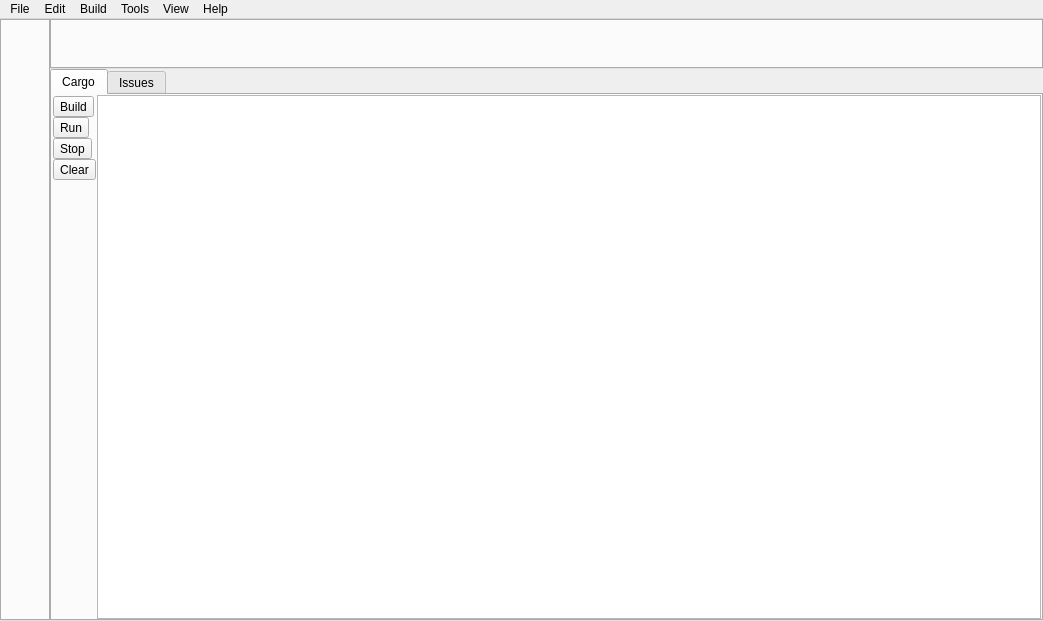
<?xml version="1.0" encoding="UTF-8"?>
<ui version="4.0">
 <class>MainWindow</class>
 <widget class="QMainWindow" name="MainWindow">
  <property name="geometry">
   <rect>
    <x>0</x>
    <y>0</y>
    <width>1043</width>
    <height>621</height>
   </rect>
  </property>
  <widget class="QWidget" name="centralWidget">
   <layout class="QHBoxLayout" name="horizontalLayout_3">
    <property name="spacing">
     <number>0</number>
    </property>
    <property name="leftMargin">
     <number>0</number>
    </property>
    <property name="topMargin">
     <number>0</number>
    </property>
    <property name="rightMargin">
     <number>0</number>
    </property>
    <property name="bottomMargin">
     <number>0</number>
    </property>
    <item>
     <widget class="QSplitter" name="splitterMain">
      <property name="orientation">
       <enum>Qt::Horizontal</enum>
      </property>
      <property name="handleWidth">
       <number>0</number>
      </property>
      <property name="childrenCollapsible">
       <bool>false</bool>
      </property>
      <widget class="QTabWidget" name="tabWidgetSide">
       <property name="minimumSize">
        <size>
         <width>50</width>
         <height>0</height>
        </size>
       </property>
       <property name="baseSize">
        <size>
         <width>200</width>
         <height>0</height>
        </size>
       </property>
       <property name="tabPosition">
        <enum>QTabWidget::West</enum>
       </property>
       <property name="currentIndex">
        <number>-1</number>
       </property>
      </widget>
      <widget class="QSplitter" name="splitterSide">
       <property name="orientation">
        <enum>Qt::Vertical</enum>
       </property>
       <property name="handleWidth">
        <number>0</number>
       </property>
       <property name="childrenCollapsible">
        <bool>false</bool>
       </property>
       <widget class="QTabWidget" name="tabWidgetSource">
        <property name="minimumSize">
         <size>
          <width>0</width>
          <height>50</height>
         </size>
        </property>
        <property name="tabsClosable">
         <bool>true</bool>
        </property>
        <property name="movable">
         <bool>true</bool>
        </property>
       </widget>
       <widget class="QTabWidget" name="tabWidgetOutput">
        <property name="minimumSize">
         <size>
          <width>0</width>
          <height>50</height>
         </size>
        </property>
        <property name="currentIndex">
         <number>0</number>
        </property>
        <widget class="QWidget" name="tabCargo">
         <attribute name="title">
          <string>Cargo</string>
         </attribute>
         <layout class="QHBoxLayout" name="horizontalLayout_4">
          <property name="spacing">
           <number>0</number>
          </property>
          <property name="leftMargin">
           <number>0</number>
          </property>
          <property name="topMargin">
           <number>0</number>
          </property>
          <property name="rightMargin">
           <number>0</number>
          </property>
          <property name="bottomMargin">
           <number>0</number>
          </property>
          <item>
           <layout class="QVBoxLayout" name="verticalLayout">
            <property name="spacing">
             <number>0</number>
            </property>
            <property name="leftMargin">
             <number>1</number>
            </property>
            <property name="topMargin">
             <number>1</number>
            </property>
            <property name="rightMargin">
             <number>1</number>
            </property>
            <property name="bottomMargin">
             <number>1</number>
            </property>
            <item>
             <widget class="QToolButton" name="toolButtonCargoBuild">
              <property name="toolTip">
               <string>Build</string>
              </property>
              <property name="text">
               <string>Build</string>
              </property>
             </widget>
            </item>
            <item>
             <widget class="QToolButton" name="toolButtonCargoRun">
              <property name="toolTip">
               <string>Run</string>
              </property>
              <property name="text">
               <string>Run</string>
              </property>
             </widget>
            </item>
            <item>
             <widget class="QToolButton" name="toolButtonCargoStop">
              <property name="toolTip">
               <string>Stop</string>
              </property>
              <property name="text">
               <string>Stop</string>
              </property>
             </widget>
            </item>
            <item>
             <widget class="QToolButton" name="toolButtonCargoClear">
              <property name="toolTip">
               <string>Clear</string>
              </property>
              <property name="text">
               <string>Clear</string>
              </property>
             </widget>
            </item>
            <item>
             <spacer name="verticalSpacer">
              <property name="orientation">
               <enum>Qt::Vertical</enum>
              </property>
              <property name="sizeHint" stdset="0">
               <size>
                <width>20</width>
                <height>40</height>
               </size>
              </property>
             </spacer>
            </item>
           </layout>
          </item>
          <item>
           <widget class="QPlainTextEdit" name="plainTextEditCargo">
            <property name="focusPolicy">
             <enum>Qt::StrongFocus</enum>
            </property>
            <property name="readOnly">
             <bool>true</bool>
            </property>
           </widget>
          </item>
         </layout>
        </widget>
        <widget class="QWidget" name="tabIssues">
         <attribute name="title">
          <string>Issues</string>
         </attribute>
         <layout class="QHBoxLayout" name="horizontalLayout">
          <property name="spacing">
           <number>0</number>
          </property>
          <property name="leftMargin">
           <number>0</number>
          </property>
          <property name="topMargin">
           <number>0</number>
          </property>
          <property name="rightMargin">
           <number>0</number>
          </property>
          <property name="bottomMargin">
           <number>0</number>
          </property>
          <item>
           <layout class="QVBoxLayout" name="verticalLayout_2">
            <item>
             <widget class="QToolButton" name="toolButtonIssuesClear">
              <property name="text">
               <string>Clear</string>
              </property>
             </widget>
            </item>
            <item>
             <spacer name="verticalSpacer_2">
              <property name="orientation">
               <enum>Qt::Vertical</enum>
              </property>
              <property name="sizeHint" stdset="0">
               <size>
                <width>20</width>
                <height>40</height>
               </size>
              </property>
             </spacer>
            </item>
           </layout>
          </item>
          <item>
           <widget class="QWidget" name="widgetIssues" native="true">
            <property name="sizePolicy">
             <sizepolicy hsizetype="Expanding" vsizetype="Preferred">
              <horstretch>0</horstretch>
              <verstretch>0</verstretch>
             </sizepolicy>
            </property>
            <layout class="QHBoxLayout" name="horizontalLayoutIssues">
             <property name="spacing">
              <number>0</number>
             </property>
             <property name="leftMargin">
              <number>0</number>
             </property>
             <property name="topMargin">
              <number>0</number>
             </property>
             <property name="rightMargin">
              <number>0</number>
             </property>
             <property name="bottomMargin">
              <number>0</number>
             </property>
            </layout>
           </widget>
          </item>
         </layout>
        </widget>
       </widget>
      </widget>
     </widget>
    </item>
   </layout>
  </widget>
  <widget class="QMenuBar" name="menuBar">
   <property name="geometry">
    <rect>
     <x>0</x>
     <y>0</y>
     <width>1043</width>
     <height>21</height>
    </rect>
   </property>
   <widget class="QMenu" name="menuFile">
    <property name="title">
     <string>File</string>
    </property>
    <widget class="QMenu" name="menuNew">
     <property name="title">
      <string>New</string>
     </property>
     <addaction name="actionNewProject"/>
     <addaction name="actionNewRustFile"/>
     <addaction name="actionNewFile"/>
     <addaction name="actionNewDirectory"/>
    </widget>
    <widget class="QMenu" name="menuRecentFiles">
     <property name="title">
      <string>Recent Files</string>
     </property>
     <addaction name="separator"/>
     <addaction name="actionClearMenuRecentFiles"/>
    </widget>
    <widget class="QMenu" name="menuRecentProjects">
     <property name="title">
      <string>Recent Projects</string>
     </property>
     <addaction name="separator"/>
     <addaction name="actionClearMenuRecentProjects"/>
    </widget>
    <addaction name="menuNew"/>
    <addaction name="actionOpen"/>
    <addaction name="actionCloseProject"/>
    <addaction name="menuRecentFiles"/>
    <addaction name="menuRecentProjects"/>
    <addaction name="separator"/>
    <addaction name="actionSave"/>
    <addaction name="actionSaveAs"/>
    <addaction name="actionSaveAll"/>
    <addaction name="separator"/>
    <addaction name="actionClose"/>
    <addaction name="actionCloseAll"/>
    <addaction name="actionCloseOther"/>
    <addaction name="separator"/>
    <addaction name="actionExit"/>
   </widget>
   <widget class="QMenu" name="menuHelp">
    <property name="title">
     <string>Help</string>
    </property>
    <addaction name="actionDocumentation"/>
    <addaction name="actionStandardLibrary"/>
    <addaction name="actionTheBook"/>
    <addaction name="separator"/>
    <addaction name="actionAbout"/>
   </widget>
   <widget class="QMenu" name="menuEdit">
    <property name="title">
     <string>Edit</string>
    </property>
    <widget class="QMenu" name="menuLine">
     <property name="title">
      <string>Line</string>
     </property>
     <addaction name="actionDuplicateLine"/>
     <addaction name="actionJoinLines"/>
     <addaction name="actionCutLine"/>
    </widget>
    <widget class="QMenu" name="menuIndent">
     <property name="title">
      <string>Indent</string>
     </property>
     <addaction name="actionIncreaseIndent"/>
     <addaction name="actionDecreaseIndent"/>
    </widget>
    <widget class="QMenu" name="menuComment">
     <property name="title">
      <string>Comment</string>
     </property>
     <addaction name="actionToggleSingleLineComment"/>
     <addaction name="actionToggleBlockComment"/>
    </widget>
    <addaction name="actionUndo"/>
    <addaction name="actionRedo"/>
    <addaction name="separator"/>
    <addaction name="actionCut"/>
    <addaction name="actionCopy"/>
    <addaction name="actionPaste"/>
    <addaction name="separator"/>
    <addaction name="actionSelectAll"/>
    <addaction name="separator"/>
    <addaction name="menuLine"/>
    <addaction name="menuIndent"/>
    <addaction name="menuComment"/>
    <addaction name="actionAutoCompleter"/>
    <addaction name="actionCleanTrailingWhitespace"/>
    <addaction name="separator"/>
    <addaction name="actionGoToLine"/>
   </widget>
   <widget class="QMenu" name="menuTools">
    <property name="title">
     <string>Tools</string>
    </property>
    <addaction name="actionRustInstaller"/>
    <addaction name="actionOptions"/>
   </widget>
   <widget class="QMenu" name="menuView">
    <property name="title">
     <string>View</string>
    </property>
    <addaction name="actionShowSidebar"/>
    <addaction name="actionShowOutput"/>
   </widget>
   <widget class="QMenu" name="menuBuild">
    <property name="title">
     <string>Build</string>
    </property>
    <addaction name="actionBuild"/>
    <addaction name="actionRun"/>
    <addaction name="actionStop"/>
    <addaction name="actionClean"/>
   </widget>
   <addaction name="menuFile"/>
   <addaction name="menuEdit"/>
   <addaction name="menuBuild"/>
   <addaction name="menuTools"/>
   <addaction name="menuView"/>
   <addaction name="menuHelp"/>
  </widget>
  <action name="actionExit">
   <property name="text">
    <string>Exit</string>
   </property>
   <property name="shortcut">
    <string>Ctrl+Q</string>
   </property>
  </action>
  <action name="actionOptions">
   <property name="text">
    <string>Options...</string>
   </property>
  </action>
  <action name="actionAbout">
   <property name="text">
    <string>About...</string>
   </property>
  </action>
  <action name="actionUndo">
   <property name="text">
    <string>Undo</string>
   </property>
   <property name="shortcut">
    <string>Ctrl+Z</string>
   </property>
  </action>
  <action name="actionRedo">
   <property name="text">
    <string>Redo</string>
   </property>
   <property name="shortcut">
    <string>Ctrl+Shift+Z</string>
   </property>
  </action>
  <action name="actionCut">
   <property name="text">
    <string>Cut</string>
   </property>
   <property name="shortcut">
    <string>Ctrl+X</string>
   </property>
  </action>
  <action name="actionCopy">
   <property name="text">
    <string>Copy</string>
   </property>
   <property name="shortcut">
    <string>Ctrl+C</string>
   </property>
  </action>
  <action name="actionPaste">
   <property name="text">
    <string>Paste</string>
   </property>
   <property name="shortcut">
    <string>Ctrl+V</string>
   </property>
  </action>
  <action name="actionOpen">
   <property name="text">
    <string>Open...</string>
   </property>
   <property name="shortcut">
    <string>Ctrl+O</string>
   </property>
  </action>
  <action name="actionSave">
   <property name="text">
    <string>Save</string>
   </property>
   <property name="shortcut">
    <string>Ctrl+S</string>
   </property>
  </action>
  <action name="actionSaveAs">
   <property name="text">
    <string>Save As...</string>
   </property>
  </action>
  <action name="actionClose">
   <property name="text">
    <string>Close</string>
   </property>
   <property name="shortcut">
    <string>Ctrl+W</string>
   </property>
  </action>
  <action name="actionCloseAll">
   <property name="text">
    <string>Close All</string>
   </property>
   <property name="shortcut">
    <string>Ctrl+Shift+W</string>
   </property>
  </action>
  <action name="actionCloseOther">
   <property name="text">
    <string>Close Other</string>
   </property>
  </action>
  <action name="actionSaveAll">
   <property name="text">
    <string>Save All</string>
   </property>
   <property name="shortcut">
    <string>Ctrl+Shift+S</string>
   </property>
  </action>
  <action name="actionShowSidebar">
   <property name="checkable">
    <bool>true</bool>
   </property>
   <property name="checked">
    <bool>true</bool>
   </property>
   <property name="text">
    <string>Show Sidebar</string>
   </property>
  </action>
  <action name="actionShowOutput">
   <property name="checkable">
    <bool>true</bool>
   </property>
   <property name="checked">
    <bool>true</bool>
   </property>
   <property name="text">
    <string>Show Output</string>
   </property>
  </action>
  <action name="actionCloseProject">
   <property name="text">
    <string>Close Project</string>
   </property>
  </action>
  <action name="actionOpenFile">
   <property name="text">
    <string>Open File...</string>
   </property>
   <property name="shortcut">
    <string>Ctrl+O</string>
   </property>
  </action>
  <action name="actionBuild">
   <property name="text">
    <string>Build</string>
   </property>
   <property name="shortcut">
    <string>Ctrl+B</string>
   </property>
  </action>
  <action name="actionRun">
   <property name="text">
    <string>Run</string>
   </property>
   <property name="shortcut">
    <string>Ctrl+R</string>
   </property>
  </action>
  <action name="actionNewRustFile">
   <property name="text">
    <string>Rust File...</string>
   </property>
   <property name="shortcut">
    <string>Ctrl+N</string>
   </property>
  </action>
  <action name="actionNewFile">
   <property name="text">
    <string>File...</string>
   </property>
  </action>
  <action name="actionNewDirectory">
   <property name="text">
    <string>Directory...</string>
   </property>
  </action>
  <action name="actionNewProject">
   <property name="text">
    <string>Project...</string>
   </property>
  </action>
  <action name="actionSelectAll">
   <property name="text">
    <string>Select All</string>
   </property>
   <property name="shortcut">
    <string>Ctrl+A</string>
   </property>
  </action>
  <action name="actionClearMenuRecentFiles">
   <property name="text">
    <string>Clear Menu</string>
   </property>
  </action>
  <action name="actionClearMenuRecentProjects">
   <property name="text">
    <string>Clear Menu</string>
   </property>
  </action>
  <action name="actionClean">
   <property name="text">
    <string>Clean</string>
   </property>
  </action>
  <action name="actionToggleSingleLineComment">
   <property name="text">
    <string>Toggle Single Line Comment</string>
   </property>
   <property name="shortcut">
    <string>Ctrl+/</string>
   </property>
  </action>
  <action name="actionJoinLines">
   <property name="text">
    <string>Join Lines</string>
   </property>
   <property name="shortcut">
    <string>Ctrl+J</string>
   </property>
  </action>
  <action name="actionDuplicateLine">
   <property name="text">
    <string>Duplicate Line</string>
   </property>
   <property name="shortcut">
    <string>Ctrl+D</string>
   </property>
  </action>
  <action name="actionCutLine">
   <property name="text">
    <string>Cut Line</string>
   </property>
   <property name="shortcut">
    <string>Ctrl+Del</string>
   </property>
  </action>
  <action name="actionStop">
   <property name="text">
    <string>Stop</string>
   </property>
  </action>
  <action name="actionGoToLine">
   <property name="text">
    <string>Go to Line...</string>
   </property>
   <property name="shortcut">
    <string>Ctrl+G</string>
   </property>
  </action>
  <action name="actionIncreaseIndent">
   <property name="text">
    <string>Increase Indent</string>
   </property>
   <property name="shortcut">
    <string>Tab</string>
   </property>
  </action>
  <action name="actionDecreaseIndent">
   <property name="text">
    <string>Decrease Indent</string>
   </property>
   <property name="shortcut">
    <string>Shift+Tab</string>
   </property>
  </action>
  <action name="actionAutoCompleter">
   <property name="text">
    <string>Auto-Completer</string>
   </property>
   <property name="shortcut">
    <string>Ctrl+Space</string>
   </property>
  </action>
  <action name="actionToggleBlockComment">
   <property name="text">
    <string>Toggle Block Comment</string>
   </property>
   <property name="shortcut">
    <string>Ctrl+Shift+/</string>
   </property>
  </action>
  <action name="actionCleanTrailingWhitespace">
   <property name="text">
    <string>Clean Trailing Whitespace</string>
   </property>
  </action>
  <action name="actionRustInstaller">
   <property name="text">
    <string>Rust Installer...</string>
   </property>
  </action>
  <action name="actionDocumentation">
   <property name="text">
    <string>Documentation</string>
   </property>
  </action>
  <action name="actionStandardLibrary">
   <property name="text">
    <string>Standard Library</string>
   </property>
  </action>
  <action name="actionTheBook">
   <property name="text">
    <string>The Book</string>
   </property>
  </action>
 </widget>
 <layoutdefault spacing="6" margin="11"/>
 <resources/>
 <connections>
  <connection>
   <sender>actionShowSidebar</sender>
   <signal>toggled(bool)</signal>
   <receiver>tabWidgetSide</receiver>
   <slot>setVisible(bool)</slot>
   <hints>
    <hint type="sourcelabel">
     <x>-1</x>
     <y>-1</y>
    </hint>
    <hint type="destinationlabel">
     <x>82</x>
     <y>320</y>
    </hint>
   </hints>
  </connection>
  <connection>
   <sender>actionShowOutput</sender>
   <signal>toggled(bool)</signal>
   <receiver>tabWidgetOutput</receiver>
   <slot>setVisible(bool)</slot>
   <hints>
    <hint type="sourcelabel">
     <x>-1</x>
     <y>-1</y>
    </hint>
    <hint type="destinationlabel">
     <x>595</x>
     <y>376</y>
    </hint>
   </hints>
  </connection>
  <connection>
   <sender>actionExit</sender>
   <signal>triggered()</signal>
   <receiver>MainWindow</receiver>
   <slot>close()</slot>
   <hints>
    <hint type="sourcelabel">
     <x>-1</x>
     <y>-1</y>
    </hint>
    <hint type="destinationlabel">
     <x>521</x>
     <y>310</y>
    </hint>
   </hints>
  </connection>
 </connections>
</ui>
